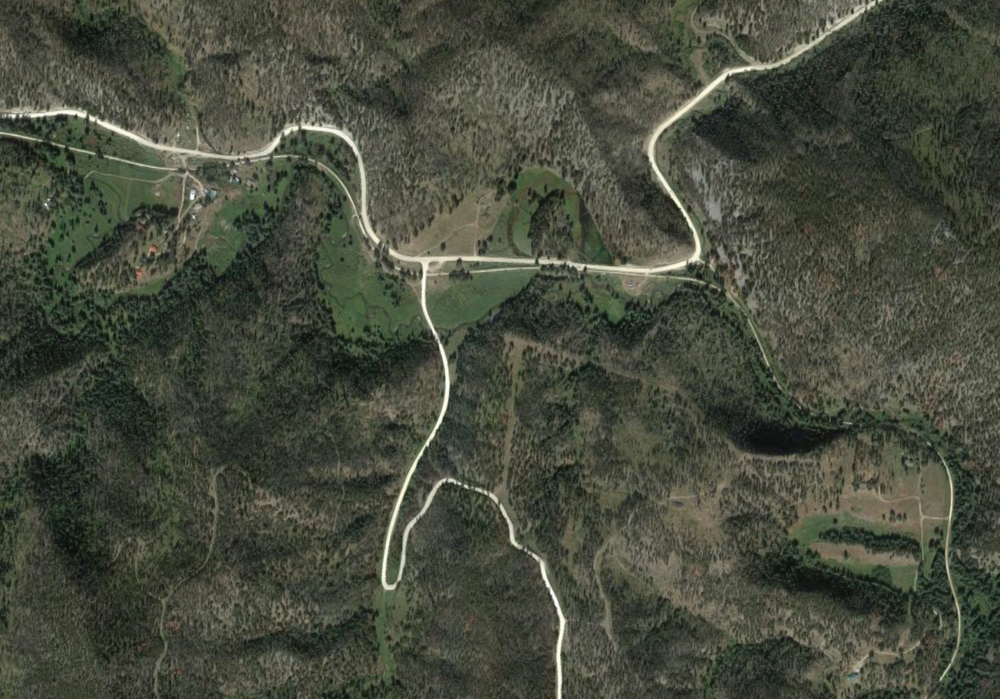
%> input picture hardImg.png, 1000 x 699 px, shrunk from 1280 x 895 before the run
$ octave --eval "shadows(imread('../hardImg.png'));"   (GNU Octave 9; MATLAB toolbox functions it lacks are replaced by stand-ins)
%> lines starting %> are read from the running program, lines starting %| are printed output that depends on the picture; in (x1, y1, x2, y2) boxes, pixels count from 0 and x2, y2 are one past the last pixel; in counts of white or black regions, pixels touching at a corner belong together; the program's own positions count from 1
function  shadows( img )
%UNTITLED Summary of this function goes here
%   Detailed explanation goes here

%% Shadow Detection Source Code
% Shared by Beril Sirmacek
% For Academic & Educational Usage Only
% Please consider citing following reference articles.
%
% B. Sirmacek and C. Unsalan, "Damaged Building Detection in Aerial Images
% using Shadow Information", 4th International Conference on Recent Advances
% in Space Technologies RAST 2009, Istanbul, Turkey, June 2009.
%
% C. Unsalan and K. L. Boyer, "Linearized vegetation indices based on a formal
% statistical framework," IEEE Transactions on Geoscience and Remote Sensing,
% vol. 42, pp. 1575-1585, 2004.

%%


thresh1 = 0.0;
thresh2 = 30;

im=img;
%> im is the input picture: size 699x1000x3 uint8; mean R, G, B 70.8, 75.1, 60.9
imgray=rgb2gray(img);
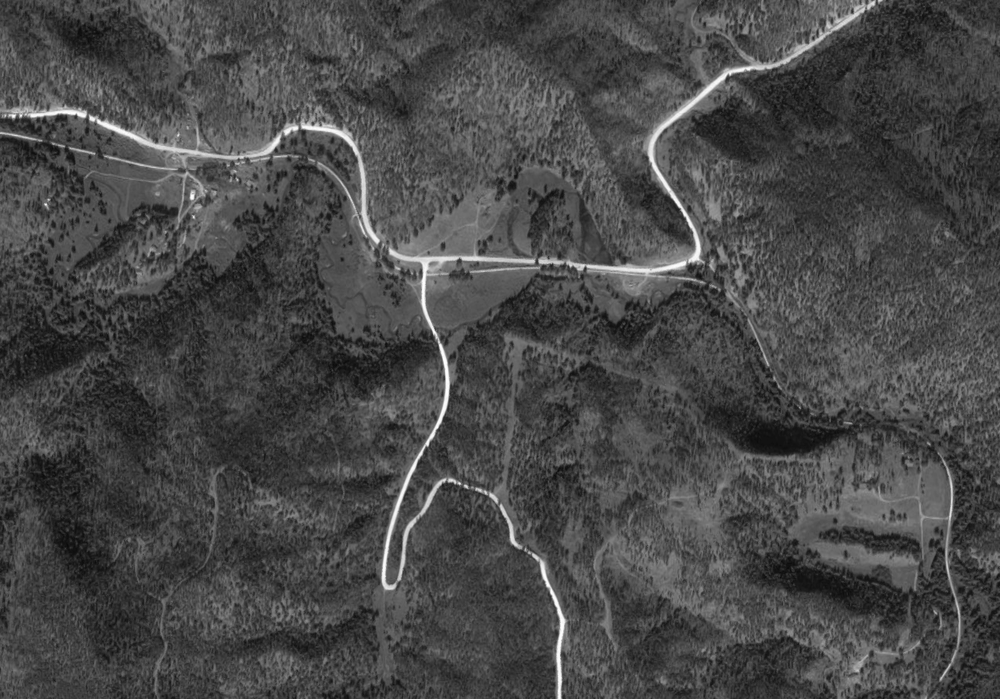
%> imgray: size 699x1000 uint8; min 9, max 255, mean 72.2
% NOTE: You might need different median filter size for your test image.
r = medfilt2(double(im(:,:,1)), [3,3]);
g = medfilt2(double(im(:,:,2)), [3,3]);
b = medfilt2(double(im(:,:,3)), [3,3]);
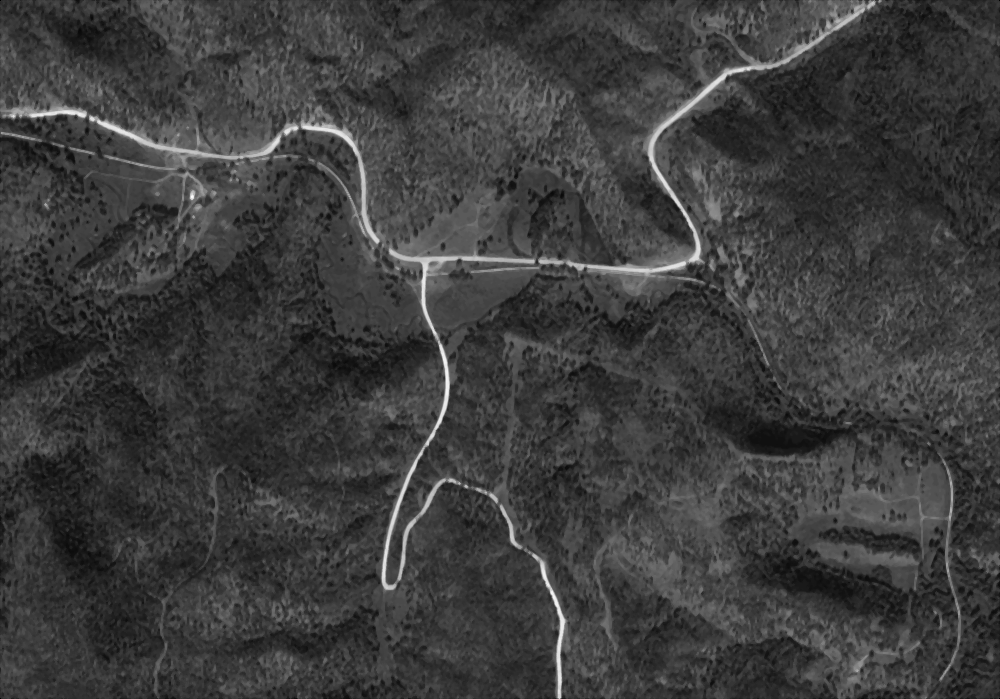
%> b: size 699x1000 double; min 0, max 252, mean 60.9
[m,n,xxx]=size(im);
%> m = 699; n = 1000; xxx = 3
img2 = zeros(m,n,3);
img2(:,:,1) = r;
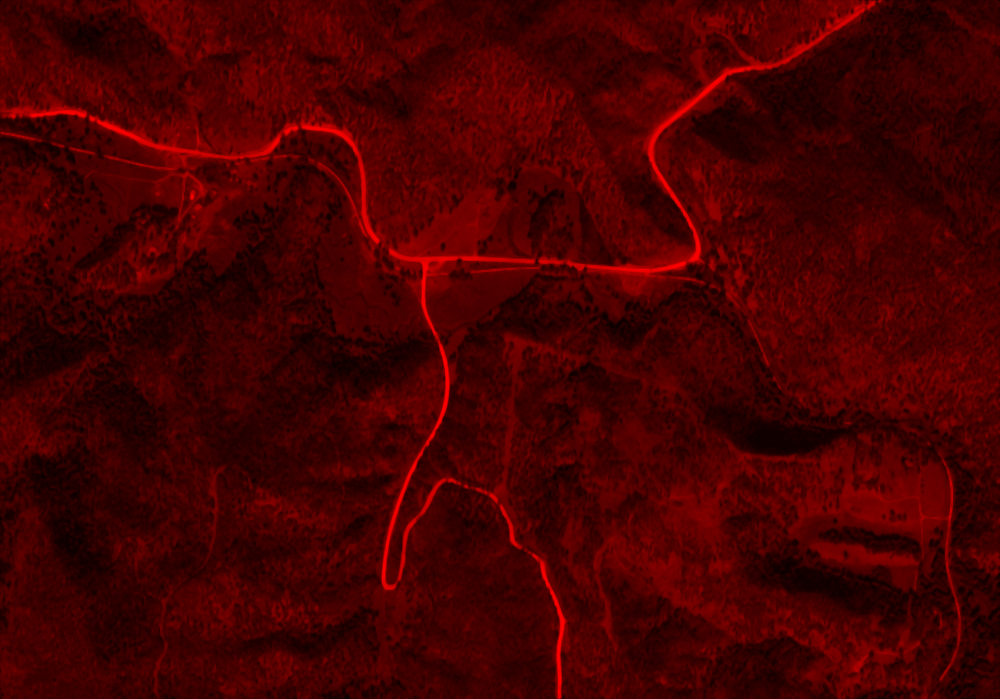
%> img2: size 699x1000x3 double; mean R, G, B 70.8, 0, 0
img2(:,:,2) = g;
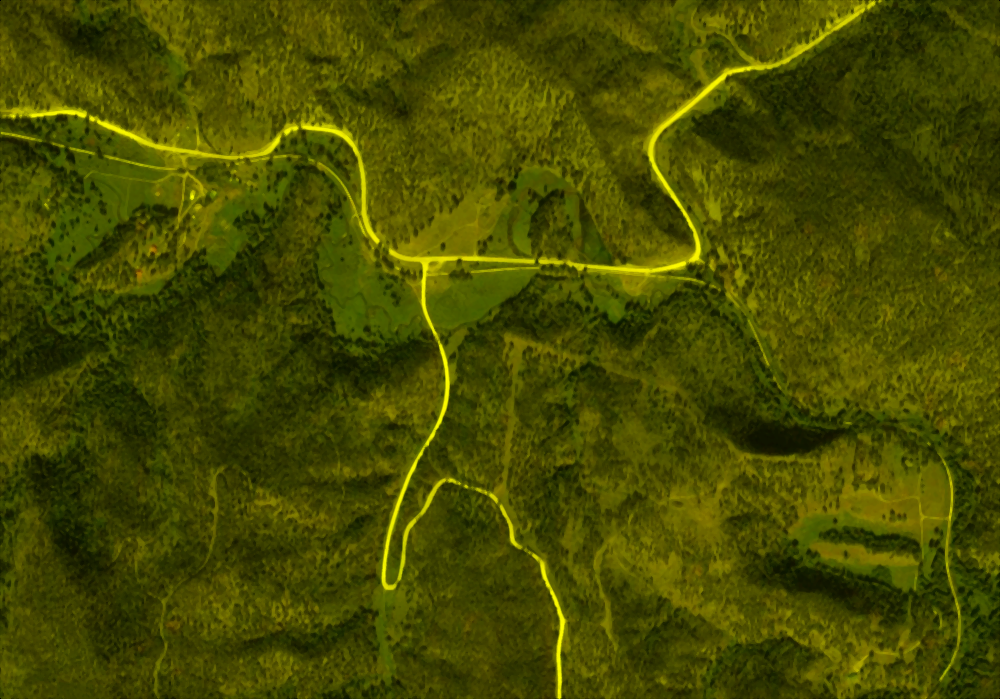
%> img2: size 699x1000x3 double; mean R, G, B 70.8, 75.1, 0
img2(:,:,3) = b;
%figure,imshow(img2);
%% Calculate Shadow Ratio:

shadow_ratio = ((4/pi).*atan(((b-g))./(b+g)));
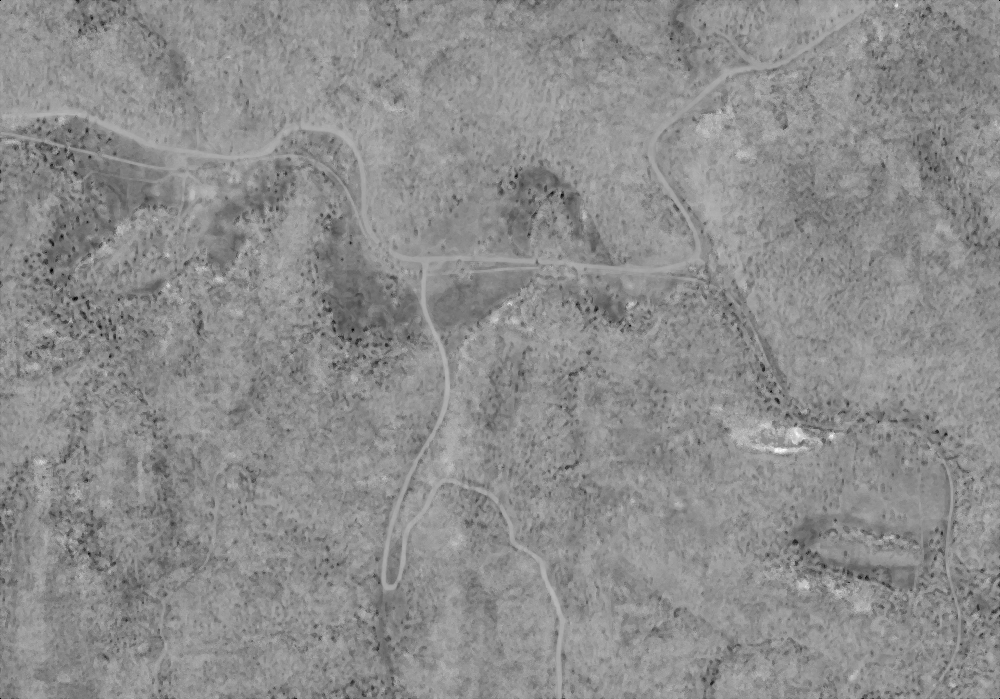
%> shadow_ratio: size 699x1000 double; 0% of the values are NaN or infinite; the others: min -0.566, max 0.205, mean -0.139; drawn with min black, max white, NaN and infinite black
%figure, imshow(shadow_ratio, []); colormap(jet); colorbar;

% NOTE: You might need a different threshold value for your test image.
% You can also consider using automatic threshold estimation methods.
shadow_mask = shadow_ratio>thresh1;%.2
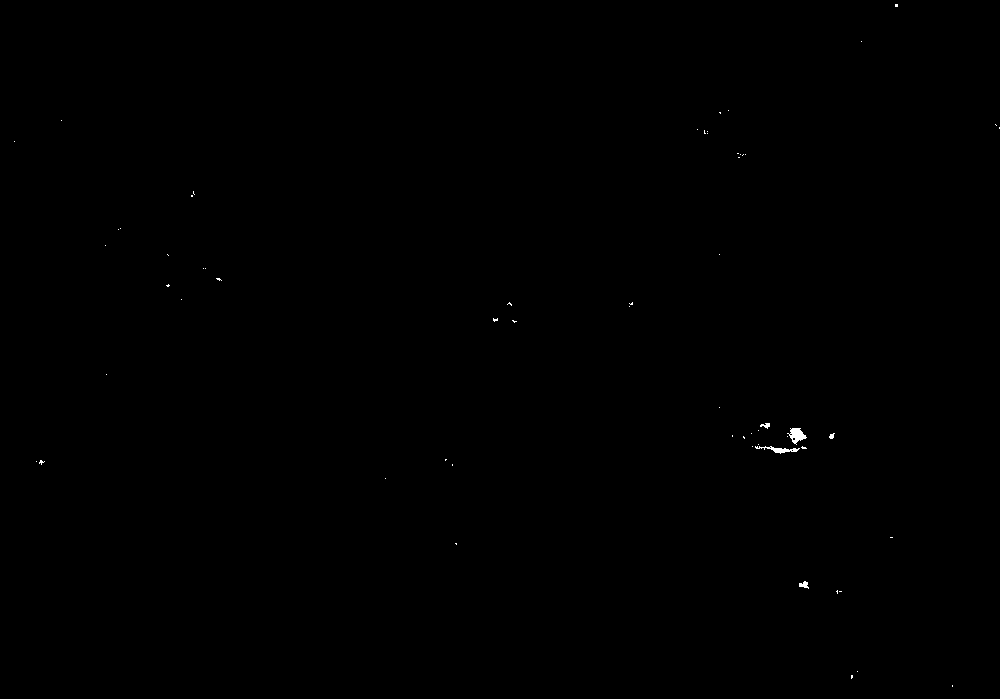
%> shadow_mask: size 699x1000 logical; 0.08% white; 61 white regions (56 under 20 px), largest, box (x1, y1, x2, y2) and area: (787, 428, 807, 445) 175, (755, 446, 800, 454) 136, (799, 581, 809, 589) 47, (760, 423, 770, 429) 34, (829, 433, 835, 439) 23
%figure, imshow(shadow_mask, []);

shadow_mask(1:5,:) = 0;
shadow_mask(end-5:end,:) = 0;
shadow_mask(:,1:5) = 0;
shadow_mask(:,end-5:end) = 0;

% NOTE: Depending on the shadow size that you want to consider,
% you can change the area size threshold
shadow_mask = bwareaopen(shadow_mask, thresh2);%100
%> shadow_mask: size 699x1000 logical; 0.06% white; 4 white regions, box (x1, y1, x2, y2) and area: (787, 428, 807, 445) 175, (755, 446, 800, 454) 136, (799, 581, 809, 589) 47, (760, 423, 770, 429) 34
[x,y] = find(imdilate(shadow_mask,strel('disk',2))-shadow_mask);
%> x = 441 values from 422 to 591; y = 441 values from 754 to 811

%figure, imshow(im); hold on,
hold on, p=plot(y,x,'.r');
J=regionfill(imgray,shadow_mask);
%> `shadows(imread('../hardImg.png'));`:
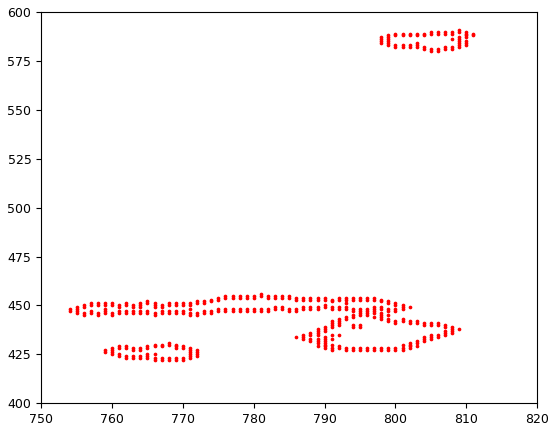
%> figure redrawn from the program's plot data
%figure, imshow(J);
%%


end

$ run again, on 1004.png
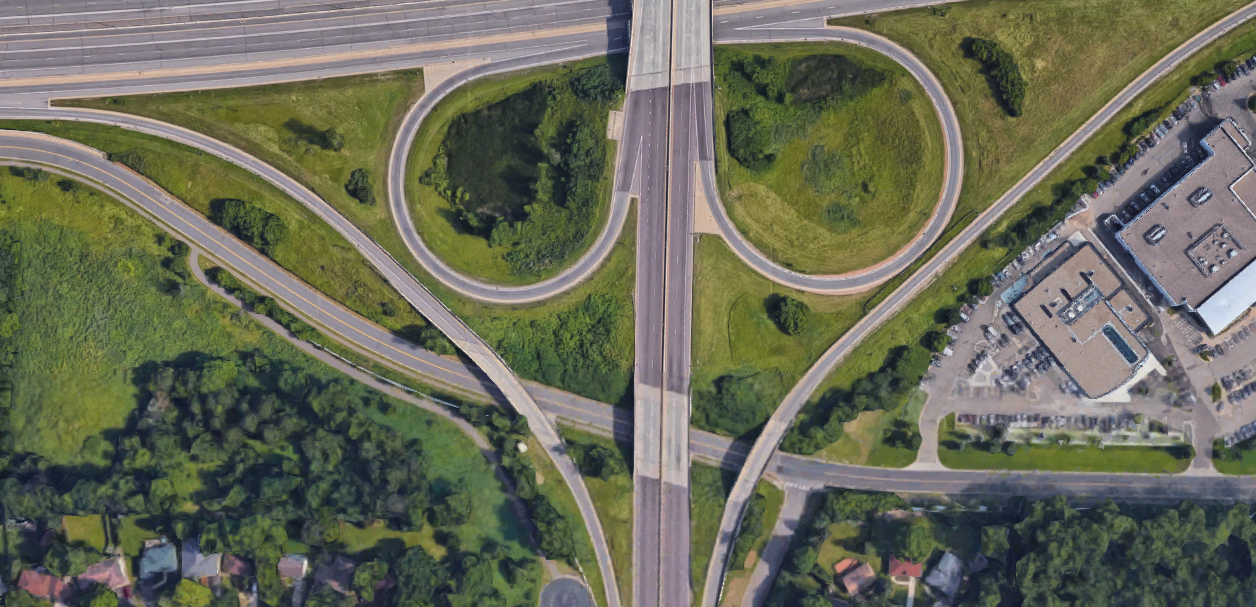
%> input picture 1004.png, 1256 x 607 px
%> in shadows, im is the input picture: size 607x1256x3 uint8; mean R, G, B 105.2, 107.3, 89.5
%> in shadows, `shadow_mask = bwareaopen(shadow_mask, thresh2);`:
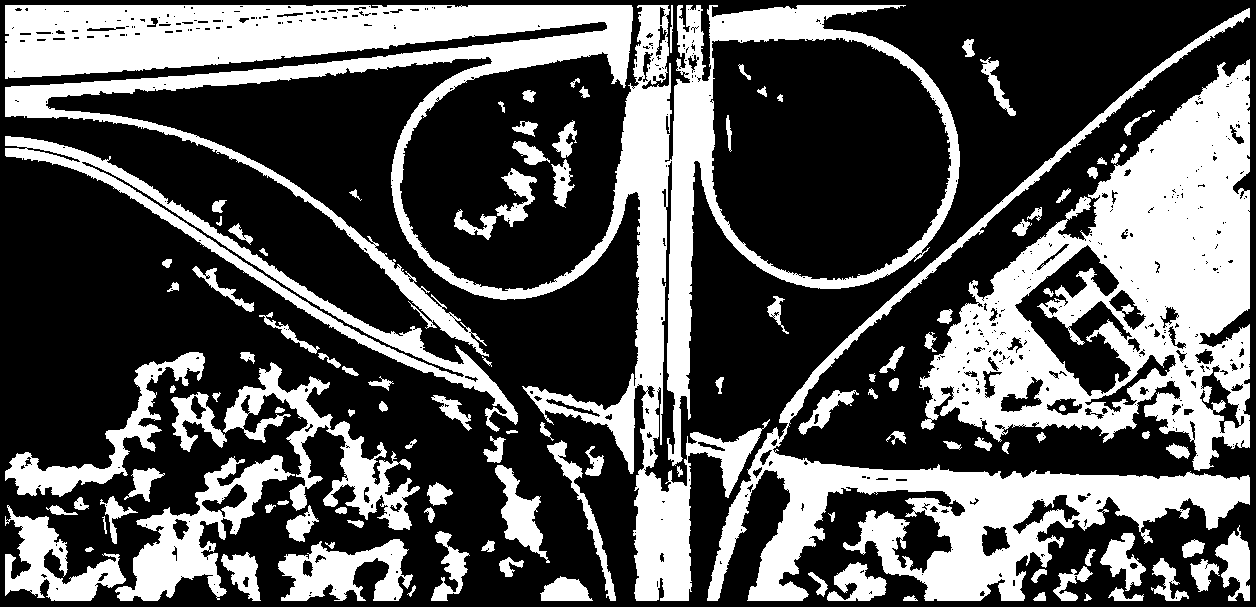
%> shadow_mask: size 607x1256 logical; 34.6% white; 117 white regions, largest, box (x1, y1, x2, y2) and area: (5, 5, 960, 601) 95518, (919, 59, 1250, 471) 59929, (707, 8, 1250, 601) 38232
%> x = 72485 values from 4 to 603; y = 72485 values from 4 to 1252
%> `shadows(imread('../hardImg.png'));`:
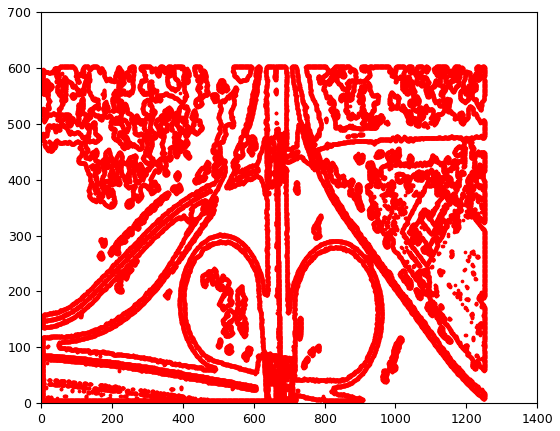
%> figure redrawn from the program's plot data
